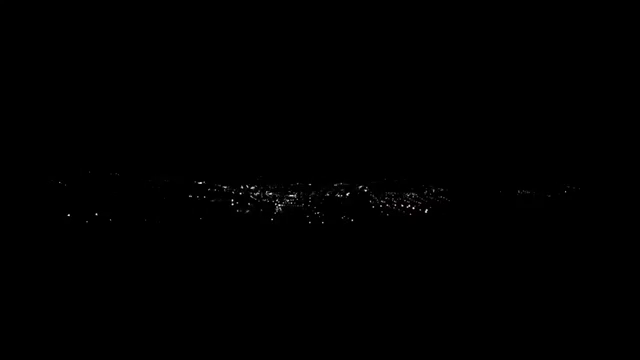
#> input picture MANIPULAÇÃO DE IMAGENS DIGITAIS/serie_temporal/cena1.png, 640 x 360 px
$ jupyter execute --allow-errors Series_temporais.ipynb
#> lines starting #> are read from the running program, lines starting #| are printed output that depends on the picture
[cell 1]
import cv2 as cv
import matplotlib.pyplot as plt
import numpy as np
from os import listdir

[cell 2]
img1 = cv.imread("cena1.png", 0)
#> img1: shape (360, 640); min 0, max 250, mean 0.4
img1 = cv.cvtColor(img1, cv.COLOR_RGB2BGR)
#> img1: shape (360, 640, 3)
plt.imshow(img1)

[cell 3]
img2 = cv.imread("cena2.png", 0)
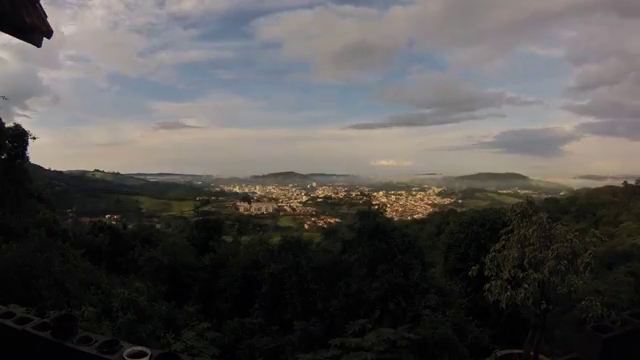
#> input picture MANIPULAÇÃO DE IMAGENS DIGITAIS/serie_temporal/cena2.png, 640 x 360 px
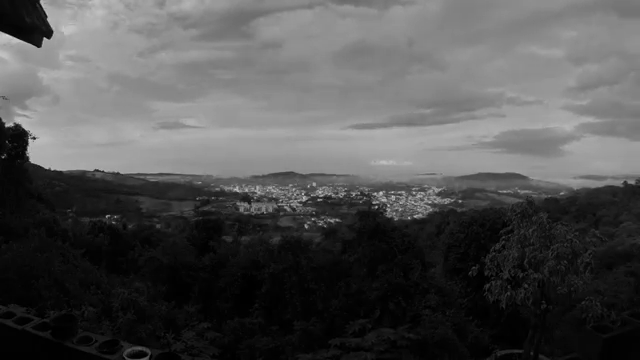
#> img2: shape (360, 640); min 0, max 215, mean 80.5
img2 = cv.cvtColor(img2, cv.COLOR_RGB2BGR)
#> img2: shape (360, 640, 3)
plt.imshow(img2)

[cell 4]
img3 = cv.imread("cena3.png", 0)
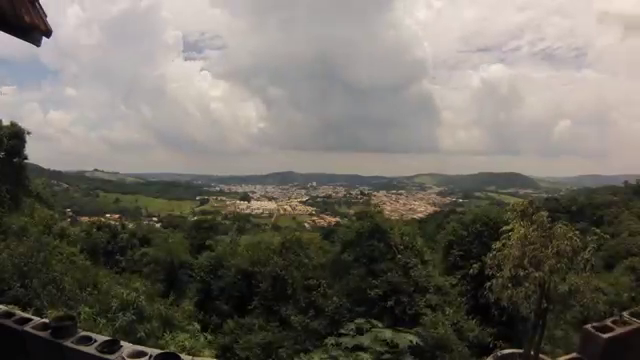
#> input picture MANIPULAÇÃO DE IMAGENS DIGITAIS/serie_temporal/cena3.png, 640 x 360 px
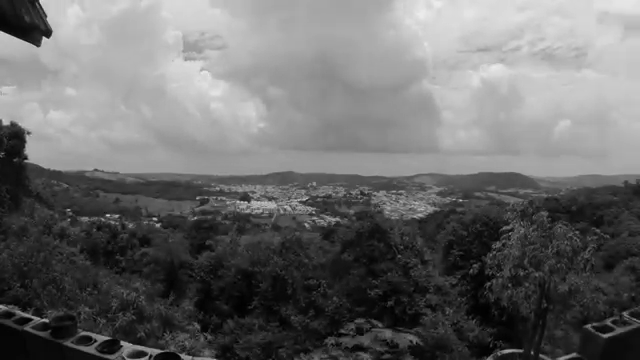
#> img3: shape (360, 640); min 0, max 236, mean 106.5
img3 = cv.cvtColor(img3, cv.COLOR_RGB2BGR)
#> img3: shape (360, 640, 3)
plt.imshow(img3)

[cell 5]
img4 = cv.imread("cena4.png", 0)
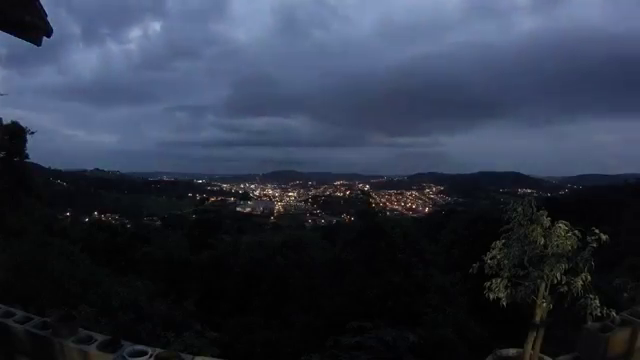
#> input picture MANIPULAÇÃO DE IMAGENS DIGITAIS/serie_temporal/cena4.png, 640 x 360 px
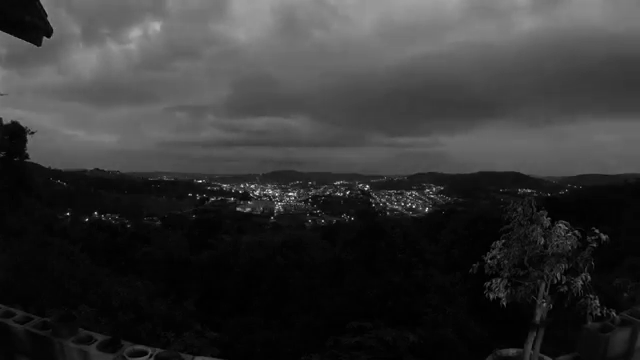
#> img4: shape (360, 640); min 0, max 243, mean 52.4
img4 = cv.cvtColor(img4, cv.COLOR_RGB2BGR)
#> img4: shape (360, 640, 3)
plt.imshow(img4)

[cell 6]
listaMedia = list()
listaMedia.append(np.mean(img1.ravel()))
listaMedia.append(np.mean(img2.ravel()))
listaMedia.append(np.mean(img3.ravel()))
listaMedia.append(np.mean(img4.ravel()))

[cell 7]
plt.plot(listaMedia)
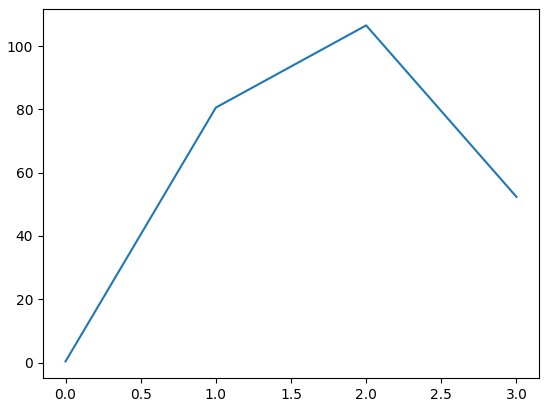
#> figure drawn by matplotlib, 1 panel

[cell 8]
def extract_data(arquivo):
#> called with arquivo = 'cena1.png'
    imgRet = cv.imread(arquivo, 0)
    imgRet = cv.cvtColor(imgRet, cv.COLOR_RGB2BGR)
    imgRet = imgRet.ravel()
    imgMedia = np.mean(imgRet)
#> imgMedia = 0.36

    return imgMedia
